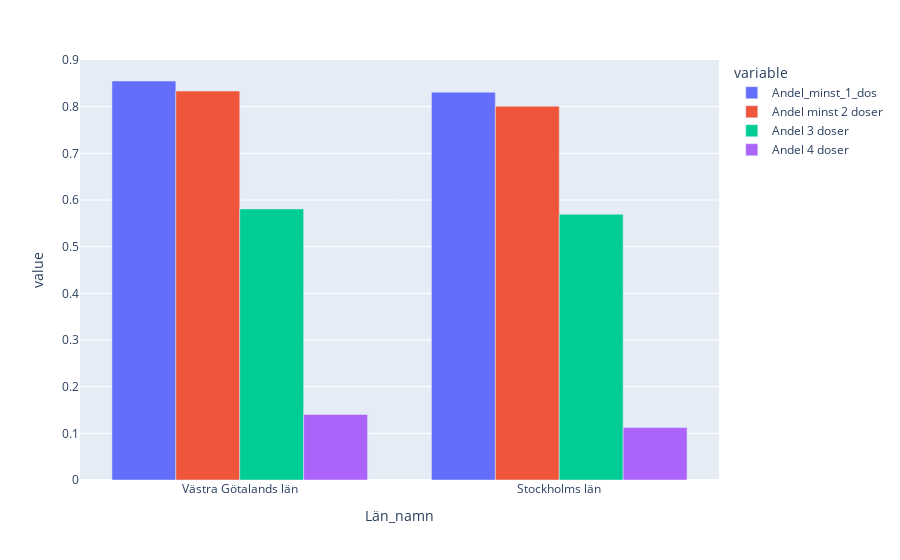

The notebook cell this image was saved under:
### Markdown cell above
#### Uppgift 2f
- Uppgift: Tag Västra Götalands län och Stockholms län och rita diagram över andelen vaccinerade med minst 1 dos,två doser, tre doser och fyra doser.
- Plan: jag återanvänder så mycket som möjligt av tidigare jobb.

### Code cell
min_4_shot = gbdf_county['Antal 4 doser'].sum()/gbdf_county['Befolkning'].sum() # Serie
four_shot_toplot = pd.DataFrame({'Län_namn': min_1_shot.index, 'Andel_minst_1_dos':min_1_shot.values, 'Andel minst 2 doser': min_2_shot.values, 'Andel 3 doser': min_3_shot, 'Andel 4 doser': min_4_shot})
four_shot_toplot.head(22)
# tar ut endast Västra Götaland och Stockholm:
px.bar(four_shot_toplot.loc[['Västra Götalands län','Stockholms län']], x='Län_namn', y=['Andel_minst_1_dos','Andel minst 2 doser','Andel 3 doser','Andel 4 doser'], barmode='group')

### Figure 1 — Plotly figure (JSON) as saved in the notebook; plotly's stock layout.template omitted (floating-point values rounded to 4 significant figures)
{"data": [{"alignmentgroup": "True", "hovertemplate": "variable=Andel_minst_1_dos<br>Län_namn=%{x}<br>value=%{y}<extra></extra>", "legendgroup": "Andel_minst_1_dos", "marker": {"color": "#636efa", "pattern": {"shape": ""}}, "name": "Andel_minst_1_dos", "offsetgroup": "Andel_minst_1_dos", "orientation": "v", "showlegend": true, "textposition": "auto", "type": "bar", "x": ["Västra Götalands län", "Stockholms län"], "xaxis": "x", "y": [0.8551, 0.8312], "yaxis": "y"}, {"alignmentgroup": "True", "hovertemplate": "variable=Andel minst 2 doser<br>Län_namn=%{x}<br>value=%{y}<extra></extra>", "legendgroup": "Andel minst 2 doser", "marker": {"color": "#EF553B", "pattern": {"shape": ""}}, "name": "Andel minst 2 doser", "offsetgroup": "Andel minst 2 doser", "orientation": "v", "showlegend": true, "textposition": "auto", "type": "bar", "x": ["Västra Götalands län", "Stockholms län"], "xaxis": "x", "y": [0.8336, 0.8011], "yaxis": "y"}, {"alignmentgroup": "True", "hovertemplate": "variable=Andel 3 doser<br>Län_namn=%{x}<br>value=%{y}<extra></extra>", "legendgroup": "Andel 3 doser", "marker": {"color": "#00cc96", "pattern": {"shape": ""}}, "name": "Andel 3 doser", "offsetgroup": "Andel 3 doser", "orientation": "v", "showlegend": true, "textposition": "auto", "type": "bar", "x": ["Västra Götalands län", "Stockholms län"], "xaxis": "x", "y": [0.5809, 0.5695], "yaxis": "y"}, {"alignmentgroup": "True", "hovertemplate": "variable=Andel 4 doser<br>Län_namn=%{x}<br>value=%{y}<extra></extra>", "legendgroup": "Andel 4 doser", "marker": {"color": "#ab63fa", "pattern": {"shape": ""}}, "name": "Andel 4 doser", "offsetgroup": "Andel 4 doser", "orientation": "v", "showlegend": true, "textposition": "auto", "type": "bar", "x": ["Västra Götalands län", "Stockholms län"], "xaxis": "x", "y": [0.1404, 0.1127], "yaxis": "y"}], "layout": {"barmode": "group", "legend": {"title": {"text": "variable"}, "tracegroupgap": 0}, "margin": {"t": 60}, "xaxis": {"anchor": "y", "domain": [0, 1], "title": {"text": "Län_namn"}}, "yaxis": {"anchor": "x", "domain": [0, 1], "title": {"text": "value"}}}}
